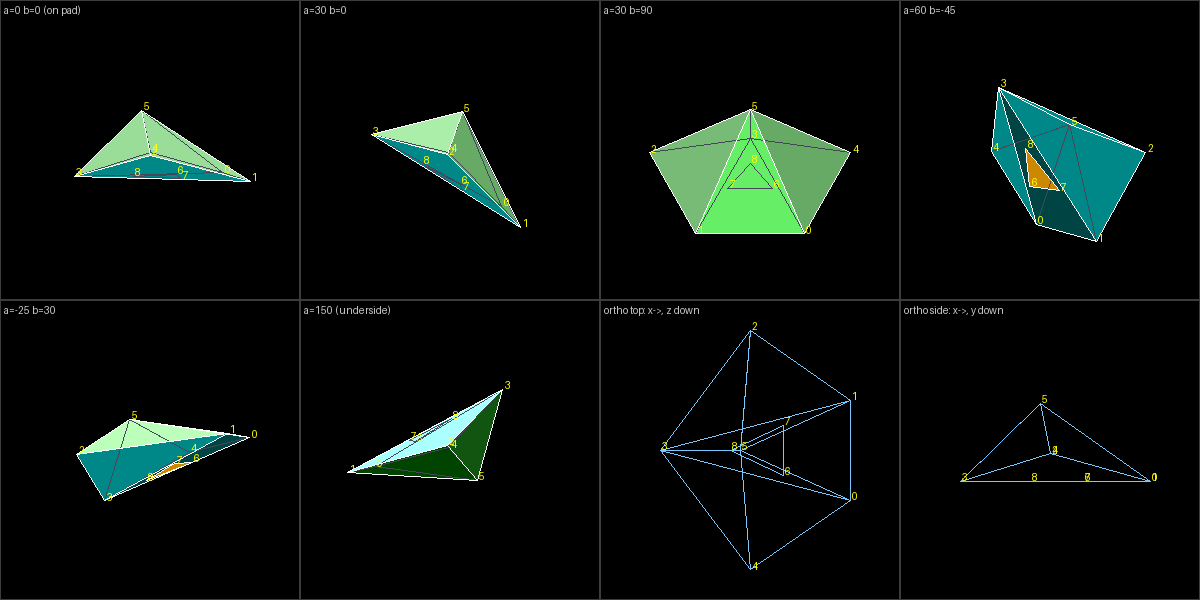

Reproduce this figure in Python.
#!/usr/bin/env python3
"""
Lander (Acorn Archimedes, D. Braben 1987) -- player's ship blueprint.

Extracted verbatim from `objectPlayer` in Mark Moxon's reconstructed source
  https://lander.bbcelite.com/source/main/variable/objectplayer.html
  github.com/markmoxon/lander-source-code-acorn-archimedes
    1-source-files/main-sources/Lander.arm  (".objectPlayer")

Units / formats (all straight from the blueprint):
  * Vertex coords are signed 32-bit, 1 tile = &01000000 (2^24). So the values
    below in "tiles" are raw / 2^24.
  * Axes: x right, y DOWN (the whole game uses an inverted y-axis: altitude
    grows downwards), z into the screen. Model x = "nose" axis (the gun fires
    along +x, see MoveAndDrawPlayer part 5), model y = "roof" axis (exhaust /
    thrust axis, +y points out through the floor), model z = "side" axis.
  * Face normals are signed 32-bit with 1.0 = 2^31 (same scale as the sine
    table and the rotation matrix). They are pre-computed (not derived at
    runtime) and stored per face, followed by three vertex indices and a
    12-bit colour &rgb (4 bits per channel).
  * Blueprint flags = %11: bit 0 = rotates (apply rotation matrix), bit 1 =
    casts a shadow.

Run this file to write ship.json and ship.png (several views) next to it.
"""
import json
import math
import os

HERE = os.path.dirname(os.path.abspath(__file__))


def s32(v):
    v &= 0xFFFFFFFF
    return v - (1 << 32) if v & 0x80000000 else v


# ----- raw blueprint, copied as hex from Lander.arm (.objectPlayer) ---------
RAW_VERTICES = [            # xObject,   yObject,   zObject
    (0x01000000, 0x00500000, 0x00800000),   # 0
    (0x01000000, 0x00500000, 0xFF800000),   # 1
    (0x00000000, 0x000A0000, 0xFECCCCCD),   # 2
    (0xFF19999A, 0x00500000, 0x00000000),   # 3
    (0x00000000, 0x000A0000, 0x01333333),   # 4
    (0xFFE66667, 0xFF880000, 0x00000000),   # 5
    (0x00555555, 0x00500000, 0x00400000),   # 6
    (0x00555555, 0x00500000, 0xFFC00000),   # 7
    (0xFFCCCCCD, 0x00500000, 0x00000000),   # 8
]

RAW_FACES = [  # xNormal,   yNormal,   zNormal,  v1, v2, v3, colour
    (0x457C441A, 0x9E2A1F4C, 0x00000000, 0, 1, 5, 0x080),  # 0
    (0x35F5D83B, 0x9BC03EC1, 0xDA12D71D, 1, 2, 5, 0x040),  # 1
    (0x35F5D83B, 0x9BC03EC1, 0x25ED28E3, 0, 5, 4, 0x040),  # 2
    (0xB123D51C, 0xAF3F50EE, 0xD7417278, 2, 3, 5, 0x040),  # 3
    (0xB123D51D, 0xAF3F50EE, 0x28BE8D88, 3, 4, 5, 0x040),  # 4
    (0xF765D8CD, 0x73242236, 0xDF4FD176, 1, 2, 3, 0x088),  # 5
    (0xF765D8CD, 0x73242236, 0x20B02E8A, 0, 3, 4, 0x088),  # 6
    (0x00000000, 0x78000000, 0x00000000, 0, 1, 3, 0x044),  # 7
    (0x00000000, 0x78000000, 0x00000000, 6, 7, 8, 0xC80),  # 8
]
FLAGS = 0b11
UNDERCARRIAGE_Y = 0x00640000   # 0.390625 tiles, centre -> bottom of ship

VERTICES = [tuple(s32(c) for c in v) for v in RAW_VERTICES]
FACES = [dict(normal=tuple(s32(c) for c in f[:3]), verts=f[3:6], colour=f[6])
         for f in RAW_FACES]

TILE = 1 << 24
ONE = 1 << 31


def vertices_tiles():
    return [tuple(c / TILE for c in v) for v in VERTICES]


# ----- Lander's shading rule (DrawObject part 5) ----------------------------
def lander_brightness(nx, ny):
    """nx, ny = ROTATED normal (32-bit, 1.0 = 2^31). Returns 0..11.
    R1 = ((&80000000 - ny) mod 2^32) >> 28 ; +1 if nx < 0 ; max(0, R1 - 5)
    (light from above and slightly left; y is down so ny<0 = facing up)."""
    r1 = ((0x80000000 - ny) & 0xFFFFFFFF) >> 28
    if nx < 0:
        r1 += 1
    return max(0, r1 - 5)


def lander_face_rgb(colour, bright):
    """&rgb (4-bit/channel) + brightness on each channel, clipped to 15.
    (Lander then packs this into a VIDC 256-colour byte, losing some bits;
    here we just expand 4 bits -> 8 bits for display.)"""
    r = min(15, (colour >> 8 & 15) + bright)
    g = min(15, (colour >> 4 & 15) + bright)
    b = min(15, (colour & 15) + bright)
    return (r * 17, g * 17, b * 17)


# ----- float rotation matrix as built by CalculateRotationMatrix -----------
def rotation_matrix(a, b):
    """a = shipPitch, b = shipDirection (radians). Columns = nose, roof, side.
       [ cos a cos b   -sin a cos b   sin b ]
       [ sin a          cos a         0     ]
       [ -cos a sin b   sin a sin b   cos b ]"""
    ca, sa, cb, sb = math.cos(a), math.sin(a), math.cos(b), math.sin(b)
    return [[ca * cb, -sa * cb, sb],
            [sa, ca, 0.0],
            [-ca * sb, sa * sb, cb]]


def mat_vec(m, v):
    return tuple(sum(m[r][c] * v[c] for c in range(3)) for r in range(3))


def check_data():
    """Sanity checks: normal lengths, normal vs winding, normal vs outward."""
    vt = vertices_tiles()
    cen = [sum(v[i] for v in vt) / len(vt) for i in range(3)]
    out = []
    for i, f in enumerate(FACES):
        n = [c / ONE for c in f['normal']]
        ln = math.sqrt(sum(c * c for c in n))
        p0, p1, p2 = (vt[k] for k in f['verts'])
        e1 = [p1[j] - p0[j] for j in range(3)]
        e2 = [p2[j] - p0[j] for j in range(3)]
        cr = [e1[1] * e2[2] - e1[2] * e2[1], e1[2] * e2[0] - e1[0] * e2[2],
              e1[0] * e2[1] - e1[1] * e2[0]]
        lc = math.sqrt(sum(c * c for c in cr)) or 1
        cosang = sum(n[j] * cr[j] for j in range(3)) / (ln * lc) if ln else 0
        fc = [(p0[j] + p1[j] + p2[j]) / 3 for j in range(3)]
        outward = sum(n[j] * (fc[j] - cen[j]) for j in range(3))
        out.append((i, ln, cosang, outward))
    return out


# ----- renderer --------------------------------------------------------------
def render_view(draw, ox, oy, size, a, b, label, cam_dist=3.2, font=None,
                faithful=True):
    """Perspective view with the ship at (0,0,cam_dist) tiles from a camera
    looking along +z (as in Lander: screen = centre + f*x/z, f*y/z, y down).
    faithful=True: back-face cull with Lander's test (normal . object-centre
    vector < 0), draw visible faces in BLUEPRINT ORDER (no per-face sort,
    exactly as DrawObject does), then wireframe overlay."""
    m = rotation_matrix(a, b)
    f = size * 0.9
    cx, cy = ox + size / 2, oy + size / 2
    obj = (0.0, 0.0, cam_dist)
    pts = []
    for v in vertices_tiles():
        r = mat_vec(m, v)
        w = (r[0] + obj[0], r[1] + obj[1], r[2] + obj[2])
        pts.append((cx + f * w[0] / w[2], cy + f * w[1] / w[2]))
    draw.rectangle([ox, oy, ox + size - 1, oy + size - 1], outline=(60, 60, 60))
    visible = []
    for i, fc in enumerate(FACES):
        n = mat_vec(m, [c / ONE for c in fc['normal']])
        vis = sum(n[j] * obj[j] for j in range(3)) < 0   # Lander's test
        visible.append(vis)
        if not vis:
            continue
        nr = [int(c * ONE) for c in n]
        br = lander_brightness(nr[0], nr[1])
        poly = [pts[k] for k in fc['verts']]
        draw.polygon(poly, fill=lander_face_rgb(fc['colour'], br))
    # hidden edges dim dashed-grey first, then edges of visible faces white
    for want, col in ((False, (70, 70, 90)), (True, (255, 255, 255))):
        for fc, vis in zip(FACES, visible):
            if vis != want:
                continue
            vs = fc['verts']
            for k in range(3):
                draw.line([pts[vs[k]], pts[vs[(k + 1) % 3]]], fill=col)
    for k, p in enumerate(pts):
        draw.text((p[0] + 2, p[1] - 10), str(k), fill=(255, 255, 0), font=font)
    draw.text((ox + 4, oy + 4), label, fill=(200, 200, 200), font=font)


def render_ortho(draw, ox, oy, size, axes, label, font=None):
    """Orthographic wireframe; axes = (i, j) model axes for screen x, y."""
    vt = vertices_tiles()
    s = size / 3.0
    cx, cy = ox + size / 2, oy + size / 2
    pts = [(cx + v[axes[0]] * s, cy + v[axes[1]] * s) for v in vt]
    draw.rectangle([ox, oy, ox + size - 1, oy + size - 1], outline=(60, 60, 60))
    for fc in FACES:
        vs = fc['verts']
        for k in range(3):
            draw.line([pts[vs[k]], pts[vs[(k + 1) % 3]]], fill=(120, 200, 255))
    for k, p in enumerate(pts):
        draw.text((p[0] + 2, p[1] - 10), str(k), fill=(255, 255, 0), font=font)
    draw.text((ox + 4, oy + 4), label, fill=(200, 200, 200), font=font)


def main():
    from PIL import Image, ImageDraw
    data = dict(
        source="Lander.arm .objectPlayer (lander.bbcelite.com/source/main/"
               "variable/objectplayer.html)",
        units=dict(vertex="signed 32-bit, 1 tile = 0x01000000; y axis DOWN",
                   normal="signed 32-bit, 1.0 = 0x80000000",
                   colour="12-bit &rgb, 4 bits per channel"),
        flags=FLAGS,
        flags_meaning="bit0=1 rotates, bit1=1 has shadow",
        undercarriage_y=UNDERCARRIAGE_Y,
        vertices_raw=[list(v) for v in VERTICES],
        vertices_hex=[["&%08X" % (c & 0xFFFFFFFF) for c in v]
                      for v in RAW_VERTICES],
        vertices_tiles=[[round(c, 6) for c in v] for v in vertices_tiles()],
        faces=[dict(index=i, verts=list(f['verts']),
                    normal_raw=list(f['normal']),
                    normal_hex=["&%08X" % (c & 0xFFFFFFFF) for c in RAW_FACES[i][:3]],
                    normal=[round(c / ONE, 6) for c in f['normal']],
                    colour="&%03X" % f['colour'])
               for i, f in enumerate(FACES)],
    )
    with open(os.path.join(HERE, 'ship.json'), 'w') as fp:
        json.dump(data, fp, indent=1)

    print("face  |n|    cos(n,winding)  n.(facecentre-centroid)")
    for i, ln, ca, ow in check_data():
        print("%2d   %.4f   %+.3f          %+.3f" % (i, ln, ca, ow))

    size = 300
    img = Image.new('RGB', (size * 4, size * 2), (0, 0, 0))
    d = ImageDraw.Draw(img)
    deg = math.pi / 180
    # In Lander the camera looks along +z and the ship is drawn 15 tiles
    # away; we bring it closer for a big picture. a = pitch, b = direction.
    views = [(0, 0, "a=0 b=0 (on pad)"),
             (30 * deg, 0, "a=30 b=0"),
             (30 * deg, 90 * deg, "a=30 b=90"),
             (60 * deg, -45 * deg, "a=60 b=-45"),
             (-25 * deg, 30 * deg, "a=-25 b=30"),
             (150 * deg, 0, "a=150 (underside)")]
    for k, (a, b, lab) in enumerate(views):
        render_view(d, (k % 4) * size, (k // 4) * size, size, a, b, lab)
    # Orthographic wireframes: top view (x right, z up-screen) and side view
    render_ortho(d, 2 * size, size, size, (0, 2), "ortho top: x->, z down")
    render_ortho(d, 3 * size, size, size, (0, 1), "ortho side: x->, y down")
    out = os.path.join(HERE, 'ship.png')
    img.save(out)
    print("wrote", out, "and ship.json")


if __name__ == '__main__':
    main()
